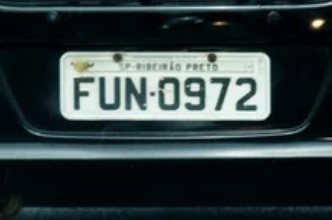
#> input picture images/placa1.jpg, 332 x 220 px
$ python app.py
#> lines starting #> are read from the running program, lines starting #| are printed output that depends on the picture; after the words box and inside, x2 and y2 are one past the last pixel; in counts of white or black regions, pixels touching at a corner belong together
### src/lib/filters.py
import cv2
import numpy as np
import pytesseract

try:
    from PIL import Image
except ImportError:
    import Image
pytesseract.pytesseract.tesseract_cmd = r'C:\Program Files\Tesseract-OCR\tesseract'


# get grayscale image
def get_grayscale(image):
    return cv2.cvtColor(image, cv2.COLOR_BGR2GRAY)


# noise removal
def remove_noise(image):
    return cv2.medianBlur(image, 5)


# thresholding
def thresholding(image):
    return cv2.threshold(image, 0, 255, cv2.THRESH_BINARY + cv2.THRESH_OTSU)[1]


# dilation
def dilate(image):
    kernel = np.ones((5, 5), np.uint8)
    return cv2.dilate(image, kernel, iterations=1)


# erosion
def erode(image):
    kernel = np.ones((5, 5), np.uint8)
    return cv2.erode(image, kernel, iterations=1)


# opening - erosion followed by dilation
def opening(image):
    kernel = np.ones((5, 5), np.uint8)
    return cv2.morphologyEx(image, cv2.MORPH_OPEN, kernel)


# canny edge detection
def canny(image):
    return cv2.Canny(image, 100, 200)

### src/app.py
from os import walk
import cv2
from lib.filters import get_grayscale, thresholding, pytesseract
from lib.format_output import format_output


def apply_filter(plate):
    gray = get_grayscale(plate)
    thresh = thresholding(gray)
    return thresh


def scan_plate(image):
    custom_config = r'-c tessedit_char_blacklist=abcdefghijklmnopqrstuvwxyz/ --psm 6'
    plate_number = (pytesseract.image_to_string(image, config=custom_config))
    return plate_number[:-2]


def validate_plate(plate_number, authorized_plate):
    if plate_number in authorized_plate:
        return 'AUTHORIZED'
    else:
        return 'NOT AUTHORIZED'


def main():
    authorized_plate = ['FUN-0972', 'BRA2E19']

    images = [
        '../images/placa1.jpg',
        '../images/placa2.jpg',
        '../images/placa3.jpg',
        '../images/placa4.jpg'
    ]

    plates = []
    plates_filter_applied = []
    plates_numbers = []
    data = []
    _, _, filenames = next(walk('../images/'))

    # Append the files name to list data
    for i in range(len(filenames)):
        data.append([])
        data[i].append(filenames[i])

    # Make an append to list plates
    for i in images:
        plates.append(cv2.imread(i))

    # Calls the function apply_filter() passing the plate image
    for i in range(len(plates)):
        plates_filter_applied.append(apply_filter(plates[i]))
#> this loop made 4 passes
#> pass 1, in apply_filter, `gray = get_grayscale(plate)`:
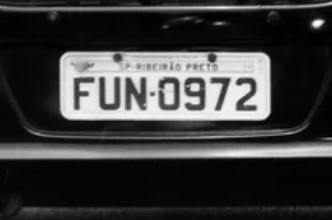
#> gray: shape (220, 332); min 0, max 250, mean 59.5
#> pass 1, in apply_filter, `thresh = thresholding(gray)`:
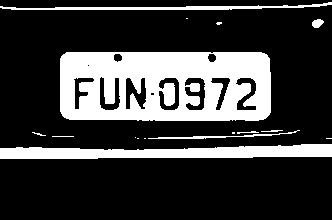
#> thresh: shape (220, 332); 23.4% white; 16 white regions (7 under 20 px), largest, box (x1, y1, x2, y2) and area: (60, 52, 271, 121) 12115, (0, 144, 332, 159) 3510, (0, 2, 332, 10) 950
#> pass 2, in apply_filter (call 2), `gray = get_grayscale(plate)`:
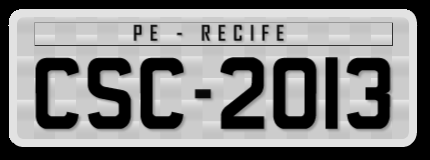
#> gray: shape (160, 430); min 0, max 238, mean 130
#> pass 2, in apply_filter (call 2), `thresh = thresholding(gray)`:
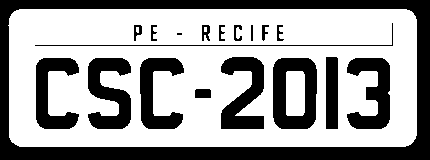
#> thresh: shape (160, 430); 63% white; 19 black regions (1 under 20 px), largest, box (x1, y1, x2, y2) and area: (0, 0, 430, 160) 12650, (273, 58, 317, 129) 2117, (88, 58, 131, 129) 1915

    # Calls the function scan_plate() passing the plate image with filter applied
    for i in range(len(plates_filter_applied)):
        plates_numbers.append(scan_plate(plates_filter_applied[i]))
        data[i].append(plates_numbers[i])

    # Calls the function validate_plate() passing the plate number
    for i in range(len(plates_numbers)):
        data[i].append(validate_plate(plates_numbers[i], authorized_plate))

    format_output(data)


main()
#> (the call stopped at in scan_plate, `plate_number = (pytesseract.image_to_string(image, config=custom_confi..`: pytesseract is not available in this run)
